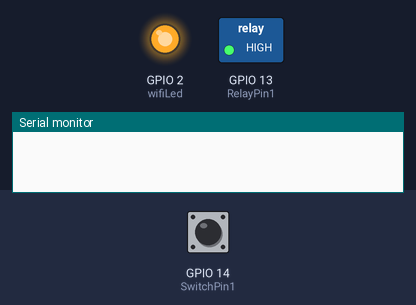
Bench run of a sketch on a simulated ESP32. Parts: switched loads named in the sketch (green lamp = pin HIGH), output pins drawn as LEDs (lit = HIGH), the last lines printed to the serial monitor. Inputs (shaded band) come from the test bench; at power-on: GPIO 14 (SwitchPin1) HIGH. WiFi joins after 1.5 s; servers stay silent unless stated.

Above: at 2.2 s.
2.3 s: GPIO 14 (SwitchPin1) pulled LOW for 0.15 s
At 3.2 s:
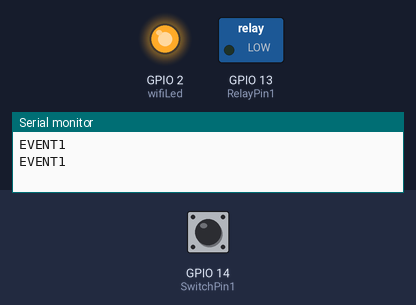
3.9 s: GPIO 14 (SwitchPin1) pulled LOW for 1 s
At 5.6 s:
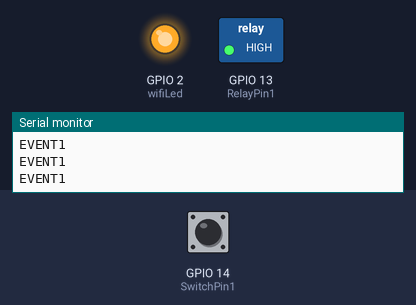
6.4 s: GPIO 14 (SwitchPin1) pulled LOW for 3.2 s
At 10.4 s:
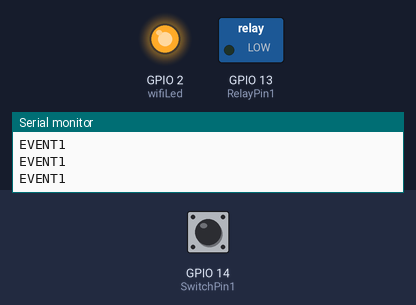
Timing chart, 0 to 11.9 s (numbered marks = the images above; inputs shaded):
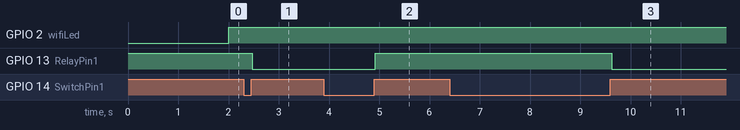

Measured:
- after the input at 2.3 s, GPIO 13 (RelayPin1): HIGH → LOW after 0.17 s
- after the input at 3.9 s, GPIO 13 (RelayPin1): LOW → HIGH after 1.0 s
- after the input at 6.4 s, GPIO 13 (RelayPin1): HIGH → LOW after 3.2 s

The sketch:

SmartStreetLight.ino
```cpp
#define BLYNK_TEMPLATE_ID "TMPL6AWVgXhjf"
#define BLYNK_TEMPLATE_NAME "ESP32 AUTOMATION"
#define BLYNK_AUTH_TOKEN "wMK63dcerreIatpK0PjLvmXNJvJZ6ZG_"

// Your WiFi credentials.
// Set password to "" for open networks.
char ssid[] = "Tnovriza";
char pass[] = "Radela25";

bool fetch_blynk_state = true;  //true or false

//Update the HEX code of IR Remote buttons 0x<HEX CODE>

//#define BLYNK_PRINT Serial
#include <WiFi.h>
#include <WiFiClient.h>
#include <BlynkSimpleEsp32.h>
#include <AceButton.h>
using namespace ace_button;

// define the GPIO connected with Relays and switches
#define RelayPin1 13  //D13

#define SwitchPin1 14  //D14

#define wifiLed   2   //D2

//Change the virtual pins according the rooms
#define VPIN_BUTTON_1    V1

#define VPIN_BUTTON_C    V5


// Relay State
bool toggleState_1 = LOW; //Define integer to remember the toggle state for relay

int wifiFlag = 0;

char auth[] = BLYNK_AUTH_TOKEN;

ButtonConfig config1;
AceButton button1(&config1);

void handleEvent1(AceButton*, uint8_t, uint8_t);

BlynkTimer timer;

// When App button is pushed - switch the state

BLYNK_WRITE(VPIN_BUTTON_1) {
  toggleState_1 = param.asInt();
  digitalWrite(RelayPin1, !toggleState_1);
}

BLYNK_WRITE(VPIN_BUTTON_C) {
  all_SwitchOff();
}

void all_SwitchOff(){
  toggleState_1 = 0; digitalWrite(RelayPin1, HIGH); Blynk.virtualWrite(VPIN_BUTTON_1, toggleState_1); delay(100);
}

void checkBlynkStatus() { // called every 3 seconds by SimpleTimer

  bool isconnected = Blynk.connected();
  if (isconnected == false) {
    wifiFlag = 1;
    Serial.println("Blynk Not Connected");
    digitalWrite(wifiLed, LOW);
  }
  if (isconnected == true) {
    wifiFlag = 0;
    if (!fetch_blynk_state){
    Blynk.virtualWrite(VPIN_BUTTON_1, toggleState_1);
    }
    digitalWrite(wifiLed, HIGH);
    //Serial.println("Blynk Connected");
  }
}

BLYNK_CONNECTED() {
  // Request the latest state from the server
  if (fetch_blynk_state){
    Blynk.syncVirtual(VPIN_BUTTON_1);
  }
}

void setup()
{
  Serial.begin(9600);

  pinMode(RelayPin1, OUTPUT);

  pinMode(wifiLed, OUTPUT);

  pinMode(SwitchPin1, INPUT_PULLUP);

  //During Starting all Relays should TURN OFF
  digitalWrite(RelayPin1, !toggleState_1);

  digitalWrite(wifiLed, LOW);

  config1.setEventHandler(button1Handler);

  button1.init(SwitchPin1);

  //Blynk.begin(auth, ssid, pass);
  WiFi.begin(ssid, pass);
  timer.setInterval(2000L, checkBlynkStatus); // check if Blynk server is connected every 2 seconds
  Blynk.config(auth);
  delay(1000);

  if (!fetch_blynk_state){
    Blynk.virtualWrite(VPIN_BUTTON_1, toggleState_1);
  }
}

void loop()
{

  Blynk.run();
  timer.run(); // Initiates SimpleTimer

  button1.check();
}

void button1Handler(AceButton* button, uint8_t eventType, uint8_t buttonState) {
  Serial.println("EVENT1");
  switch (eventType) {
    case AceButton::kEventReleased:
      digitalWrite(RelayPin1, toggleState_1);
      toggleState_1 = !toggleState_1;
      Blynk.virtualWrite(VPIN_BUTTON_1, toggleState_1);
      break;
  }
}
```
